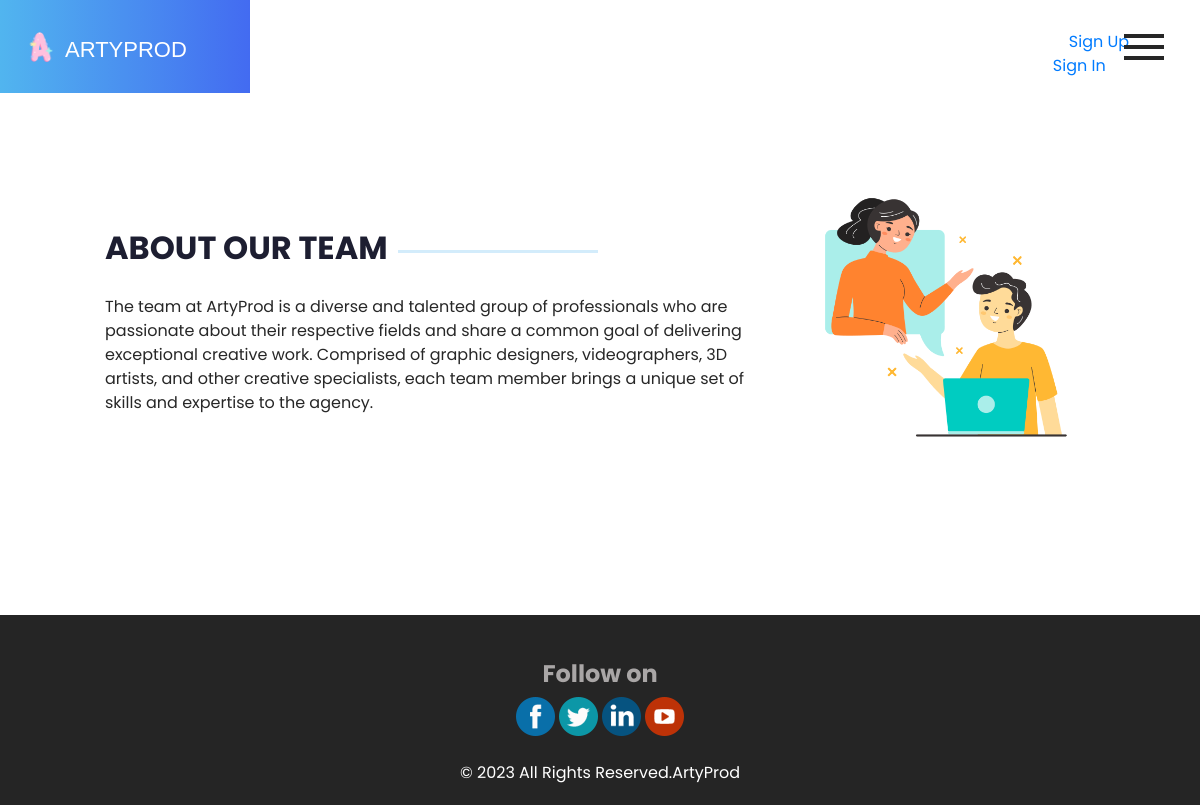
The app's page /myapp/team/, older data.
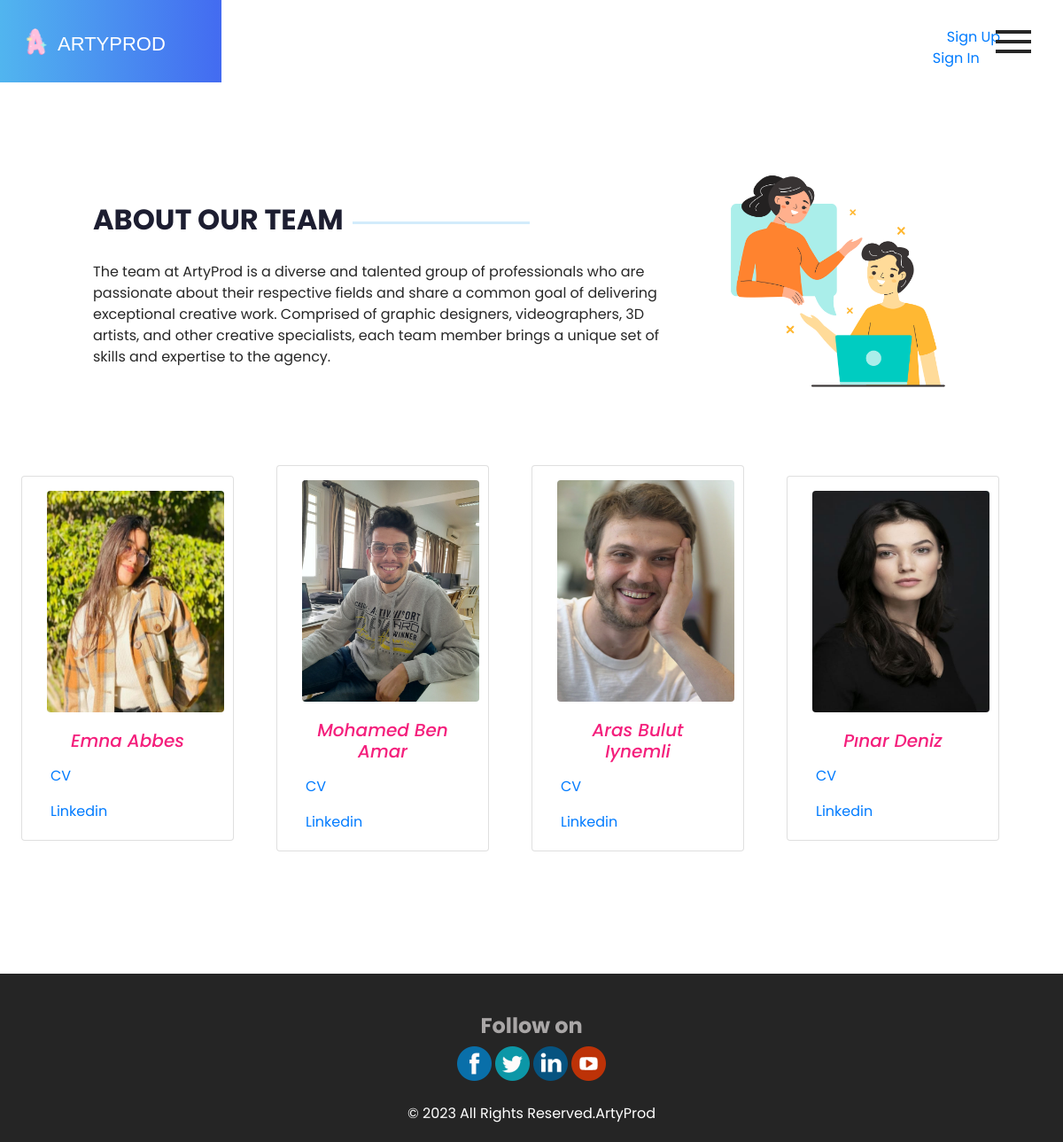
The same page, newer data.
### myapp/models.py (models this page shows, shortened)
class Personnel(models.Model):
    nom = models.CharField(max_length=100)
    fichier_CV = models.FileField(upload_to='personnel/cv/')
    fichier_photo = models.ImageField(upload_to='personnel/photos/')
    lien_linkedIn = models.URLField(blank=True)
    equipeID=models.ForeignKey(Equipe, on_delete=models.CASCADE)

### myapp/views.py (the view)
# urls.py: path('team/',views.team,name="team"),
def team(request):
    list = Personnel.objects.all()
    return render(request,'myapp/team.html',{'list':list})

### myapp/templates/myapp/team.html (shortened to what this page needs)
{% load static %}
{% load static %}
{% include 'myapp/base.html' %}
  <section class="about_section layout_padding">
    <div class="container">
      <div class="row">
        <div class="col-md-8 ">
          <div class="detail-box">
            <div class="heading_container">
              <h2>
                About
                Our Team
              </h2>
              <hr>
            </div>
            <p>
              The team at ArtyProd is a diverse and talented group of professionals who are passionate about their
              respective fields and share a common goal of delivering exceptional creative work. Comprised of graphic
              designers, videographers, 3D artists, and other creative specialists, each team member brings a unique set
              of skills and expertise to the agency.
            </p>
          </div>
        </div>
        <div class="col-md-4 mb-4">
          <div class="img-box">
            <img src="{% static 'images/communication.png' %}" alt="" class="w-75 ">
          </div>
        </div>
        <div class="">
          <div class="row dish_container mt-5 justify-content-center">
            {% for p in list %}
            <div class="card me-5 mb-5" style="width: 15rem; ">
              <img src="/media/{{p.fichier_photo}}" class="card-img-top rounded ms-3 mt-3" alt="{{p.nom}}" style="height:250px;width:200px;">
              <div class="card-body">
                <h5 class="card-title text-center cardtitle mb-3 fst-italic">{{p.nom}}</h5>
                <p class="card-text"><a href="/media/{{p.fichier_CV}}" download>CV</a></p>
                <p class="card-text"><a href="{{p.lien_linkedIn}}">Linkedin</a></p>
              </div>
            </div>
            {% endfor %}
          </div>
        </div>
      </div>
    </div>
  </section>
  {% include 'myapp/footer.html' %}
</body>
</html>

### myapp/templates/myapp/base.html (shortened to what this page needs)
{% load static %}
<!DOCTYPE html>
<html>
<head>
    <link rel="stylesheet" type="text/css"
        href="https://cdnjs.cloudflare.com/ajax/libs/OwlCarousel2/2.3.4/assets/owl.carousel.min.css" />
    <link href="https://cdn.jsdelivr.net/npm/bootstrap@5.3.0-alpha3/dist/css/bootstrap.min.css" rel="stylesheet"
>
        <link rel="stylesheet" href="https://cdn.jsdelivr.net/npm/bootstrap-icons@1.10.5/font/bootstrap-icons.css">
    <link rel="stylesheet" type="text/css" href="{% static 'css/bootstrap.css' %}" />
    <link href="{% static 'css/style.css'%}" rel="stylesheet" />
    <link href="{% static 'css/responsive.css'%}" rel="stylesheet" />
</head>
<body class="sub_page">
    <div class="hero_area">
        <header class="header_section">
            <div class="container-fluid">
                <nav class="navbar navbar-expand-lg custom_nav-container">
                    <a class="navbar-brand" href="{% url 'index' %}">
                        <img src="{% static 'images/logoo.png'%}" alt="" class="" />
                        <span>
                            ArtyProd
                        </span>
                    </a>
                    <div class="auth">
                      {% if user.is_authenticated %}
                      <a class="mx-3 text-primary">{{user}},</a>
                      <a href="{% url 'logout' %}">Logout</a>
                      {% else %}
                      <a href="{% url 'register' %}" class="mx-3">Sign Up</a>
                      <a href="{% url 'login' %}">Sign In</a>
                      {% endif %}
                  </div>
                    <div class="navbar-collapse" id="">
                        <div class="custom_menu-btn">
                            <button onclick="openNav()">
                                <span class="s-1"> </span>
                                <span class="s-2"> </span>
                                <span class="s-3"> </span>
                            </button>
                        </div>
                    </div>
                </nav>
            </div>
        </header>
    </div>

### myapp/templates/myapp/footer.html
{% load static %}
<section class="container-fluid footer_section">
    <div class="social_container">
      <h4>
        Follow on
      </h4>
      <div class="social-box">
        <a href="">
          <img src="{% static 'images/fb.png'%}" alt="">
        </a>
        <a href="">
          <img src="{% static 'images/twitter.png'%}" alt="">
        </a>
        <a href="">
          <img src="{% static 'images/linkedin.png'%}" alt="">
        </a>
        <a href="">
          <img src="{% static 'images/youtube.png'%}" alt="">
        </a>
      </div>
    </div>
<p>© 2023 All Rights Reserved.ArtyProd</p>
  </section>

### myapp/static/css/style.css (style rules this page uses)
p { color: #272727; }
body { font-family: 'Poppins', sans-serif; color: #0c0c0c; background-color: #ffffff; }
.layout_padding { padding: 90px 0; }
.heading_container { display: -webkit-box; display: -ms-flexbox; display: flex; -webkit-box-align: center; -ms-flex-align: center; align-items: center; }
.heading_container h2 { font-weight: bold; color: #1d1e31; position: relative; text-transform: uppercase; }
.heading_container hr { margin: 0 10px; border: none; -webkit-box-flex: 1; -ms-flex: 1; flex: 1; max-width: 200px; height: 3px; background-color: #51b5ef; }
.hero_area { height: 100vh; position: relative; }
.hero_area::before { content: ""; position: absolute; top: 0; left: 0; width: 25%; min-width: 150px; height: 100%; background: -webkit-gradient(linear, left top, right top, from(#51b5ef), to(#436bf1)); background: linear-gradient(to right, #51b5ef, #436bf1); }
.sub_page .hero_area { height: auto; }
.sub_page .hero_area::before { width: 250px; }
.header_section .container-fluid { padding-right: 25px; padding-left: 25px; }
.custom_menu-btn { z-index: 9; position: absolute; right: 5px; top: 14px; }
.custom_menu-btn button { margin-top: 12px; outline: none; border: none; background-color: transparent; }
.custom_menu-btn span { display: block; width: 40px; height: 4px; background-color: #262626; margin: 7px 0; -webkit-transition: all .3s; transition: all .3s; }
a, a:hover, a:focus { text-decoration: none; }
.navbar-brand { display: -webkit-box; display: -ms-flexbox; display: flex; -webkit-box-align: center; -ms-flex-align: center; align-items: center; font-family: 'American Typewriter', sans-serif; font-weight: 400; }
.navbar-brand img { width: 30px; margin-right: 10px; }
.navbar-brand span { text-transform: uppercase; font-size: 22px; color: #ffffff; margin-top: 5px; }
.custom_nav-container { z-index: 99999; padding: 15px 0; }
.about_section .row { -webkit-box-align: center; -ms-flex-align: center; align-items: center; }
.about_section .detail-box { padding-left: 10%; }
.about_section .detail-box p { margin-top: 20px; }
.about_section .img-box img { width: 100%; }
.footer_section { padding: 20px; background-color: #252525; }
.footer_section .social_container { display: -webkit-box; display: -ms-flexbox; display: flex; -webkit-box-orient: vertical; -webkit-box-direction: normal; -ms-flex-direction: column; flex-direction: column; -webkit-box-align: center; -ms-flex-align: center; align-items: center; margin: 25px 0; }
.footer_section .social_container h4 { color: #a9a6a6; font-weight: bold; }
.footer_section p { margin: 0; text-align: center; color: #ffffff; }
.footer_section a { color: #ffffff; }
.auth { margin-left:850px; margin-top: 15px; }
.cardtitle { color: #F41F7C; }

### myapp/static/css/responsive.css (style rules this page uses)
@media (min-width: 1200px) { .container { max-width: 1170px; } }

Row changes from the older to the newer data that the page shows:
added Personnel: fichier_photo (picture), nom "Emna Abbes"
added Personnel: fichier_photo (picture), nom "Mohamed Ben Amar"
added Personnel: fichier_photo (picture), nom "Aras Bulut Iynemli"
added Personnel: fichier_photo (picture), nom "Pınar Deniz"
